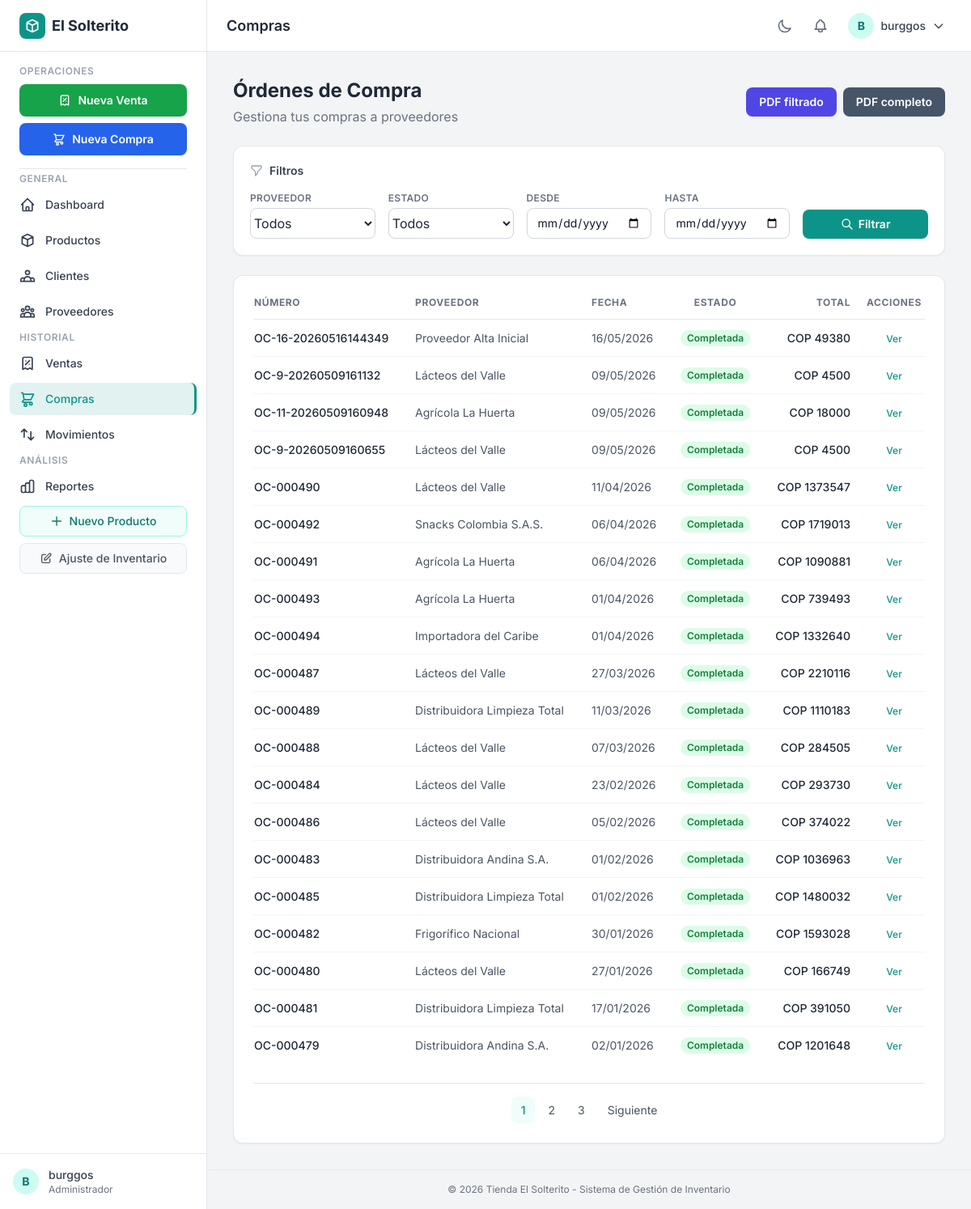
The page /compras/ (signed in) on the database as committed earlier.
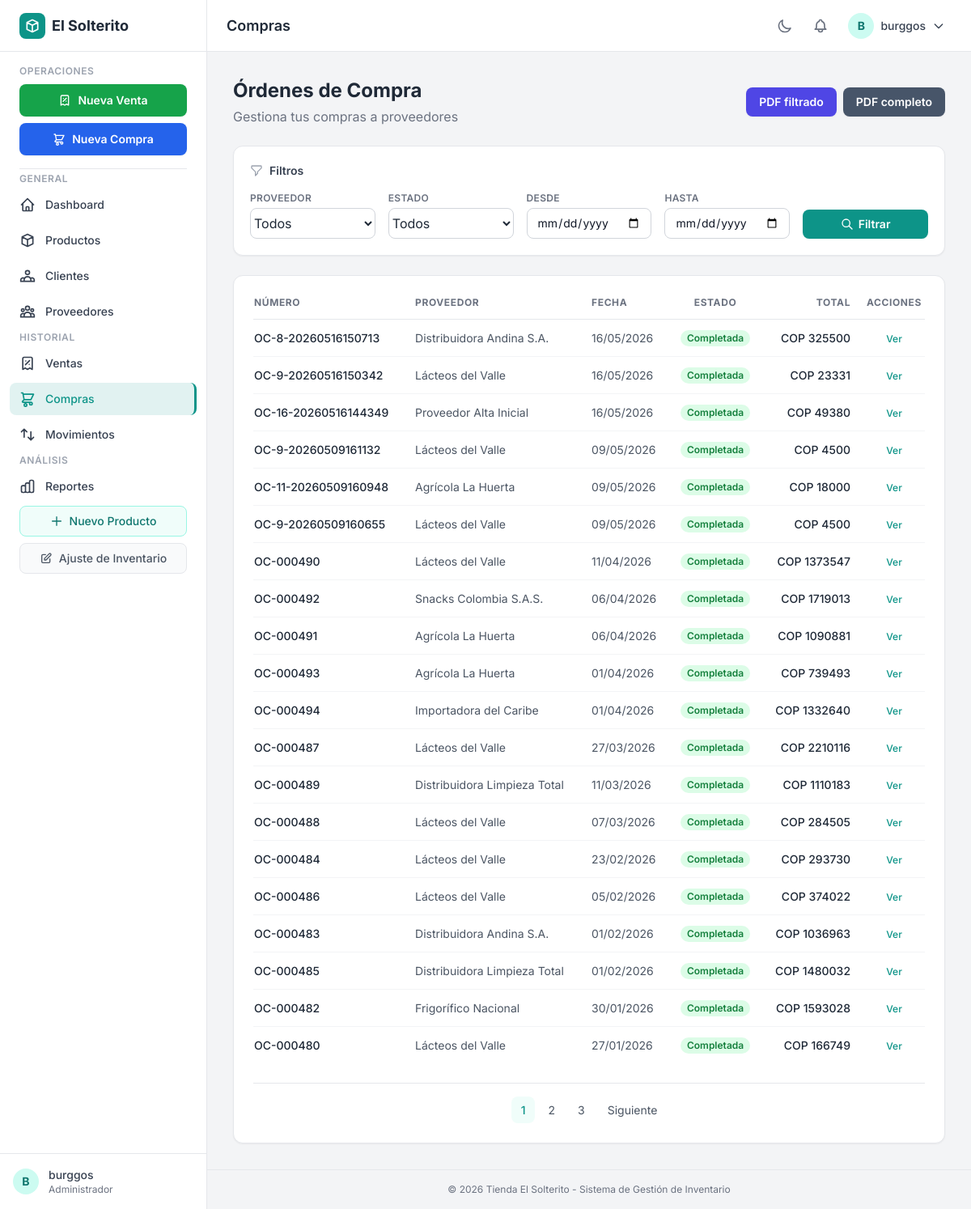
The same page on the database as committed later.
### apps/inventario/models.py (models this page shows, shortened)
class OrdenCompra(models.Model):
    ESTADO_CHOICES = [
        ('pendiente', 'Pendiente'),
        ('completada', 'Completada'),
        ('cancelada', 'Cancelada'),
        ('recibida_parcial', 'Recibida Parcial'),
    ]
    numero = models.CharField(max_length=50, unique=True, blank=True)
    proveedor = models.ForeignKey(Proveedor, on_delete=models.CASCADE, related_name='ordenes_compra')
    fecha_creacion = models.DateTimeField(auto_now_add=True)
    fecha_entrega_esperada = models.DateField(null=True, blank=True)
    fecha_entrega_real = models.DateField(null=True, blank=True)
    estado = models.CharField(max_length=20, choices=ESTADO_CHOICES, default='pendiente')
    notas = models.TextField(blank=True)
    total = models.DecimalField(max_digits=12, decimal_places=2, default=0)
    usuario_creador = models.CharField(max_length=100, blank=True)
    class Meta:
        verbose_name = "Orden de Compra"
        verbose_name_plural = "Órdenes de Compra"
        ordering = ['-fecha_creacion']

class Proveedor(models.Model):
    nombre = models.CharField(max_length=200, unique=True)
    email = models.EmailField(blank=True)
    telefono = models.CharField(max_length=20, blank=True)
    direccion = models.TextField(blank=True)
    ciudad = models.CharField(max_length=100, blank=True)
    ruc = models.CharField(max_length=50, unique=True, blank=True, null=True, help_text="RUT o número de identificación")
    contacto_principal = models.CharField(max_length=100, blank=True)
    terminos_pago = models.TextField(blank=True, help_text="Términos y condiciones de pago")
    activo = models.BooleanField(default=True)
    fecha_creacion = models.DateTimeField(auto_now_add=True)
    fecha_actualizacion = models.DateTimeField(auto_now=True)
    class Meta:
        verbose_name = "Proveedor"
        verbose_name_plural = "Proveedores"
        ordering = ['nombre']

### apps/inventario/views.py (the view)
# urls.py: path('compras/', views.lista_compras, name='lista_compras'),
@login_required
@role_required(ROLE_ADMIN, ROLE_BODEGUERO)
def lista_compras(request):
    compras = OrdenCompra.objects.all().select_related('proveedor')
    compras, estado, proveedor_id, fecha_desde, fecha_hasta = _filtrar_compras_queryset(
        compras,
        request.GET,
    )
    paginator = Paginator(compras, 20)
    page_obj = paginator.get_page(request.GET.get('page', 1))
    proveedores = Proveedor.objects.filter(activo=True).order_by('nombre')
    return render(request, 'inventario/lista_compras.html', {
        'page_obj': page_obj, 'proveedores': proveedores,
        'estado': estado, 'proveedor_seleccionado': proveedor_id,
        'fecha_desde': fecha_desde, 'fecha_hasta': fecha_hasta,
    })

### apps/inventario/permissions.py (called while the page is built)
def user_in_groups(user, *group_names):
    if not user.is_authenticated:
        return False
    if user.is_superuser:
        return True
    if not user.groups.exists():
        return True
    return user.groups.filter(name__in=group_names).exists()

def role_required(*group_names):
    def decorator(view_func):
        @login_required
        @wraps(view_func)
        def _wrapped(request, *args, **kwargs):
            if user_in_groups(request.user, *group_names):
                return view_func(request, *args, **kwargs)
            raise PermissionDenied('No tienes permisos para acceder a esta sección.')
        return _wrapped
    return decorator

### apps/inventario/templatetags/role_tags.py (called while the page is built)
@register.filter
def has_group(user, group_name):
    if not getattr(user, 'is_authenticated', False):
        return False
    if user.is_superuser:
        return True
    if not user.groups.exists():
        return True
    return user.groups.filter(name=group_name).exists()

### templates/inventario/lista_compras.html (shortened to what the changed rows need)
{% extends 'base.html' %}
{% load static %}
{% block page_title %}Compras{% endblock %}
{% block content %}
    <div class="mb-6 flex flex-col sm:flex-row sm:items-center sm:justify-between gap-4">
        <div>
            <h2 class="text-2xl font-bold text-gray-800 dark:text-white">Órdenes de Compra</h2>
        </div>
    </div>
    <div class="bg-white dark:bg-gray-800 rounded-xl shadow-sm border border-gray-200 dark:border-gray-700 p-6">
        <div class="overflow-x-auto">
            <table class="w-full text-sm">
                <thead>
                    <tr class="text-left text-xs font-semibold text-gray-500 dark:text-gray-400 uppercase tracking-wider border-b border-gray-200 dark:border-gray-700">
                        <th class="pb-3 pr-4">Número</th>
                        <th class="pb-3 pr-4">Proveedor</th>
                        <th class="pb-3 pr-4">Fecha</th>
                        <th class="pb-3 pr-4 text-center">Estado</th>
                        <th class="pb-3 pr-4 text-right">Total</th>
                        <th class="pb-3 text-center">Acciones</th>
                    </tr>
                </thead>
                <tbody class="divide-y divide-gray-100 dark:divide-gray-700">
                    {% for orden in page_obj %}
                    <tr class="hover:bg-gray-50 dark:hover:bg-gray-700/50 transition">
                        <td class="py-3 pr-4 font-medium text-gray-800 dark:text-gray-200">{{ orden.numero }}</td>
                        <td class="py-3 pr-4 text-gray-600 dark:text-gray-400">{{ orden.proveedor.nombre }}</td>
                        <td class="py-3 pr-4 text-gray-600 dark:text-gray-400">{{ orden.fecha_creacion|date:"d/m/Y" }}</td>
                        <td class="py-3 pr-4 text-center">
                            {% if orden.estado == 'completada' %}
                                <span class="inline-flex items-center px-2 py-0.5 rounded-full text-xs font-semibold bg-green-100 dark:bg-green-900/30 text-green-700 dark:text-green-400">Completada</span>
                            {% elif orden.estado == 'cancelada' %}
                                <span class="inline-flex items-center px-2 py-0.5 rounded-full text-xs font-semibold bg-red-100 dark:bg-red-900/30 text-red-700 dark:text-red-400">Cancelada</span>
                            {% else %}
                                <span class="inline-flex items-center px-2 py-0.5 rounded-full text-xs font-semibold bg-amber-100 dark:bg-amber-900/30 text-amber-700 dark:text-amber-400">Pendiente</span>
                            {% endif %}
                        </td>
                        <td class="py-3 pr-4 text-right font-medium text-gray-800 dark:text-gray-200">COP {{ orden.total|floatformat:0 }}</td>
                        <td class="py-3 text-center">
                            <a href="{% url 'inventario:detalle_compra' orden.pk %}" class="text-xs font-medium text-teal-600 dark:text-teal-400 hover:text-teal-800 dark:hover:text-teal-300 transition">Ver</a>
                        </td>
                    </tr>
                    {% endfor %}
                </tbody>
            </table>
        </div>
        {% if page_obj.has_other_pages %}
        <div class="mt-6 pt-4 flex justify-center border-t border-gray-200 dark:border-gray-700">
            <nav class="pagination" aria-label="Paginación">
                {% for num in page_obj.paginator.page_range %}
                    {% if page_obj.number == num %}
                        <span class="active">{{ num }}</span>
                    {% elif num > page_obj.number|add:-3 and num < page_obj.number|add:3 %}
                        <a href="?page={{ num }}">{{ num }}</a>
                    {% endif %}
                {% endfor %}
                {% if page_obj.has_next %}
                <a href="?page={{ page_obj.next_page_number }}">Siguiente</a>
                {% endif %}
            </nav>
        </div>
        {% endif %}
    </div>
{% endblock %}

Rows that differ between the two databases and show on the page:
no longer on this page (row unchanged): OrdenCompra: numero "OC-000481", proveedor.nombre "Distribuidora Limpieza Total", fecha_creacion "17/01/2026", estado "Completada", total "391050"
no longer on this page (row unchanged): OrdenCompra: numero "OC-000479", proveedor.nombre "Distribuidora Andina S.A.", fecha_creacion "02/01/2026", estado "Completada", total "1201648"
added OrdenCompra: numero "OC-8-20260516150713", proveedor.nombre "Distribuidora Andina S.A.", fecha_creacion "16/05/2026", estado "Completada", total "325500"
added OrdenCompra: numero "OC-9-20260516150342", proveedor.nombre "Lácteos del Valle", fecha_creacion "16/05/2026", estado "Completada", total "23331"
